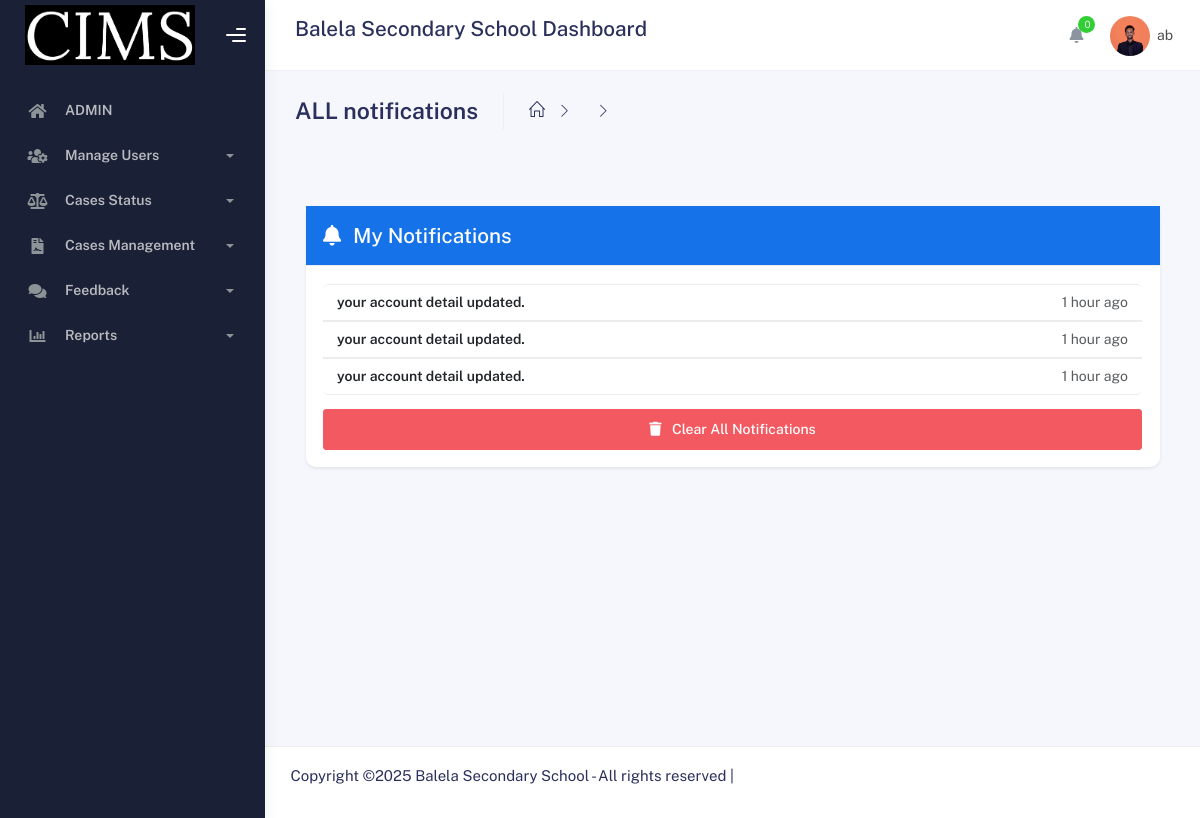
The page /Admin/view_notifications.php (signed in) on the database its author committed.
### tables this page shows
CREATE TABLE IF NOT EXISTS `users` (
  `uid` int NOT NULL AUTO_INCREMENT,
  `idNumber` varchar(50) NOT NULL,
  `profile_picture` varchar(250) NOT NULL,
  `first_name` varchar(30) NOT NULL,
  `father_name` varchar(30) NOT NULL,
  `grandfather_name` varchar(30) NOT NULL,
  `gender` varchar(30) NOT NULL,
  `user_type` varchar(30) NOT NULL,
  `username` varchar(50) NOT NULL,
  `password` varchar(250) NOT NULL,
  `email` varchar(50) NOT NULL,
  `phone` varchar(50) NOT NULL,
  `user_status` int NOT NULL,
  PRIMARY KEY (`uid`)
);

CREATE TABLE IF NOT EXISTS `notifications` (
  `id` int NOT NULL AUTO_INCREMENT,
  `user_id` int NOT NULL,
  `message` varchar(255) NOT NULL,
  `is_read` tinyint(1) DEFAULT '0',
  `created_at` timestamp NULL DEFAULT CURRENT_TIMESTAMP,
  PRIMARY KEY (`id`),
  KEY `user_id` (`user_id`)
);

### connection/function.php (called while the page is built, shortened)
<?php
include 'connection.php';
function decryptPassword($encryptedPassword) {
    $key = hash('sha256', SECRET_KEY);
    $iv = substr(hash('sha256', SECRET_IV), 0, 16);
    return openssl_decrypt($encryptedPassword, ENCRYPT_METHOD, $key, 0, $iv);
}
function getUserByID($data)
{
    global $conn;
    $query = mysqli_query($conn, "SELECT * FROM users WHERE uid = '$data'");
    $result = mysqli_fetch_array($query);
    if ($result && isset($result["password"])) {
        $result["password"] = decryptPassword($result["password"]);
    }
    return $result;
}
function getRoleNameById($role_id) {
    global $conn;
    $role_id = (int)$role_id;
    $query = "SELECT role_name FROM role_type WHERE rid = $role_id LIMIT 1";
    $result = mysqli_query($conn, $query);
    if ($result && mysqli_num_rows($result) > 0) {
        $row = mysqli_fetch_assoc($result);
        return $row['role_name'];
    }
    return null;
}
?>

### Admin/view_notifications.php (the view, shortened to what this page needs)
<?php
include('adminHeader.php');
$user_id = $_SESSION['uid'];
$sql = "UPDATE notifications SET is_read = 1 WHERE user_id = '$user_id' AND is_read = 0";
mysqli_query($conn, $sql);
$sql_all = "SELECT * FROM notifications WHERE user_id = '$user_id' ORDER BY created_at DESC";
$result_all = mysqli_query($conn, $sql_all);
?>
<div class="container">
    <div class="page-inner">
        <div class="page-header">
            <h3 class="fw-bold mb-3"> ALL notifications</h3>
            <ul class="breadcrumbs mb-3">
                <li class="nav-home"><a href="#"><i class="icon-home"></i></a></li>
                <li class="separator"><i class="icon-arrow-right"></i></li>
                <li class="separator"><i class="icon-arrow-right"></i></li>
            </ul>
        </div>
<div class="container py-5">
    <div class="card shadow-sm">
        <div class="card-header bg-primary text-white">
            <h4 class="mb-0"><i class="fa fa-bell me-2"></i> My Notifications</h4>
        </div>
<div class="card-body">
  <?php if (mysqli_num_rows($result_all) > 0) { ?>
    <div class="list-group">
        <?php while ($notif = mysqli_fetch_assoc($result_all)) { ?>
            <div class="list-group-item d-flex justify-content-between align-items-center">
                <div class="fw-semibold"><?= htmlspecialchars($notif['message']) ?></div>
                <div class="text-muted" id="notif-time-<?= $notif['id'] ?>" data-time="<?= $notif['created_at'] ?>">
                </div>
            </div>
        <?php } ?>
    </div>
    <form method="POST" id="clearAllForm">
        <button type="submit" name="clear_all" class="btn btn-danger mt-3 w-100">
            <i class="fa fa-trash me-2"></i> Clear All Notifications
        </button>
    </form>
            <?php } else { ?>
                <div class="alert alert-info mb-0">You have no notifications.</div>
            <?php } ?>
        </div>
    </div>
</div>
</div>
</div>
<?php
include('../admin/footer.php');
?>

### Admin/adminHeader.php (shortened to what this page needs)
<?php
include '../connection/connection.php';
include '../connection/function.php';
?>
<!DOCTYPE html>
<html lang="en">
<head>
	<link rel="stylesheet" href="../assets/css/bootstrap.min.css">
	<link rel="stylesheet" href="../assets/css/plugins.min.css">
	<link rel="stylesheet" href="../assets/css/kaiadmin.min.css">
</head>
<body>
<div class="wrapper">
  <div class="sidebar" data-background-color="dark">
<div class="sidebar-logo">
 <div class="logo-header" data-background-color="dark">
   <div class = "logo">
	<img src="../assets/img/logo.png" alt="navbar brand" class="navbar-brand" height="60" width="170">
   </div>
  <div class="nav-toggle">
	<button class="btn btn-toggle toggle-sidebar"><i class="gg-menu-right"></i></button>
	<button class="btn btn-toggle sidenav-toggler"><i class="gg-menu-left"></i></button></div>
	<button class="topbar-toggler more"><i class="gg-more-vertical-alt"></i></button></div>
   </div>
<div class="sidebar-wrapper scrollbar scrollbar-inner">
  <div class="sidebar-content">
	<ul class="nav nav-secondary">
	  <li class="nav-item">
    <a href="admin.php" class="collapsed"><i class="fas fa-home"></i><p>ADMIN</p></a></li>
<li class="nav-item">
    <a data-bs-toggle="collapse" href="#users" role="button" aria-expanded="false" aria-controls="users">
        <i class="fas fa-users-cog"></i>
        <p>Manage Users</p>
        <span class="caret"></span>
    </a>
</li>
<li class="nav-item">
<a data-bs-toggle="collapse" href="#cases"><i class="fas fa-balance-scale"></i><p>Cases Status</p><span class="caret"></span></a>
</li>
<li class="nav-item">
  <a data-bs-toggle="collapse" href="#casesManagement"><i class="fas fa-file-contract"></i><p>Cases Management</p><span class="caret"></span></a>
</li>
<li class="nav-item">
   <a data-bs-toggle="collapse" href="#feedback"><i class="fas fa-comments"></i><p>Feedback</p><span class="caret"></span></a>
</li>
<li class="nav-item">
  <a data-bs-toggle="collapse" href="#reports"><i class="fas fa-chart-bar"></i><p>Reports</p><span class="caret"></span></a>
     </li>
    </ul>
  </div>
 </div>
</div>
<div class="main-panel">
	<div class="main-header">
		<?php
$profile = getUserByID($_SESSION["uid"]);
$roleName = getRoleNameById($profile["user_type"]);
if (isset($_SESSION["uid"]) and ($roleName == "Admin")) {
?>
<nav class="navbar navbar-header navbar-header-transparent navbar-expand-lg border-bottom">
  <div class="container-fluid">
	<div class="input-group">
	  <div class="input-group-prepend">
		<h4>Balela Secondary School Dashboard </h4></div>
	    <ul class="navbar-nav topbar-nav ms-md-auto align-items-center">
<ul class="navbar-nav topbar-nav ms-md-auto align-items-center">
 <li class="nav-item topbar-icon dropdown hidden-caret">
  <a class="nav-link dropdown-toggle" href="#" id="notifDropdown" role="button" data-bs-toggle="dropdown" aria-haspopup="true" aria-expanded="false">
   <i class="fa fa-bell"></i><span class="notification" id="notifCount">0</span></a>
	</li>
<li class="nav-item topbar-user dropdown hidden-caret">
 <a class="dropdown-toggle profile-pic" data-bs-toggle="dropdown" href="#" aria-expanded="false">
    <div class="avatar-sm"><img class="profile-img" src="<?php echo $profile["profile_picture"]; ?>"
	       alt="Profile Picture" width="100" height="100"></div>
    <span class="profile-username"><span class="op-7"><?php echo "$profile[username]";?></span></span></span>
 </a>
				</li>
			</ul>
		</div>
	</nav>
</div>
<?php
} else {
}
?>

### Admin/adminHeader.php (style rules this page uses)
.profile-img { width: 40px; height: 40px; border-radius: 80%; object-fit: cover; }

### rows shown on the page
users: profile_picture (picture), username "ab"
notifications: message "your account detail updated."
notifications: message "your account detail updated."
notifications: message "your account detail updated."
